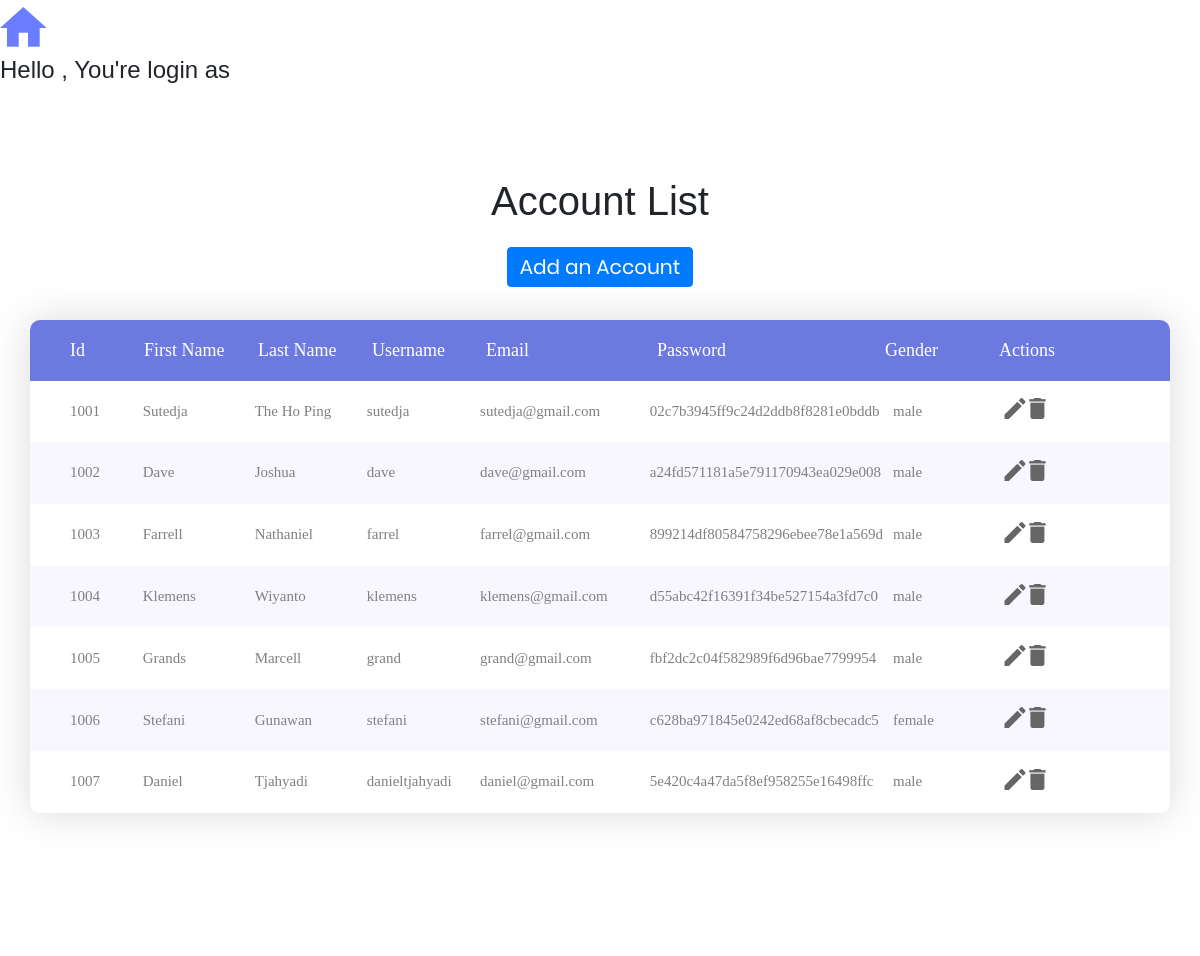
The page /list_account_details.php on the database its author committed.
### tables this page shows
CREATE TABLE `user` (
  `id` int(100) NOT NULL,
  `first_name` varchar(100) NOT NULL,
  `last_name` varchar(100) NOT NULL,
  `username` varchar(20) NOT NULL,
  `password` varchar(100) NOT NULL,
  `gender` varchar(7) NOT NULL,
  `email` varchar(100) NOT NULL,
  `roles` varchar(15) NOT NULL
);

### list_account_details.php (the view, shortened to what this page needs)
<?php
$db = new dbObj();
$connString =  $db->getConnstring();
$sess_roles = $_SESSION['roles'];
$sess_username  =$_SESSION['username'];
$id = $_SESSION['id'];
$query = "SELECT * FROM user";
$result = mysqli_query($connString, $query);
?>
<!DOCTYPE html>
<html lang="en">
<head>
	<link rel="stylesheet" type="text/css" href="vendor/bootstrap/css/bootstrap.min.css">
	<link rel="stylesheet" type="text/css" href="fonts/font-awesome-4.7.0/css/font-awesome.min.css">
	<link rel="stylesheet" type="text/css" href="fonts/iconic/css/material-design-iconic-font.min.css">
	<link rel="stylesheet" type="text/css" href="vendor/animate/animate.css">
	<link rel="stylesheet" type="text/css" href="vendor/css-hamburgers/hamburgers.min.css">
	<link rel="stylesheet" type="text/css" href="vendor/animsition/css/animsition.min.css">
	<link rel="stylesheet" type="text/css" href="vendor/select2/select2.min.css">
	<link rel="stylesheet" type="text/css" href="vendor/daterangepicker/daterangepicker.css">
	<link rel="stylesheet" type="text/css" href="vendor/perfect-scrollbar/perfect-scrollbar.css">
	<link rel="stylesheet" type="text/css" href="css/util.css">
	<link rel="stylesheet" type="text/css" href="css/main.css">
	<link rel="stylesheet" type="text/css" href="css/main_table.css">
</head>
<body>
<?php
    echo "<button><a href='home.php?id=$id'><i class='zmdi zmdi-home zmdi-hc-4x'></i></a></button>
	"?>
	<h4>Hello <?php echo "$sess_username"; ?>, You're login as <?php if ($sess_roles=="su"){
                        }?></h4>
	<div class="mt-5">
		<div class="container-fluid">
			<div class="row">
				?><br><br>
			</div>
			<div class="row">
				<div class="col-lg-12 text-center">
					<h1>Account List</h1>
				</div>
			</div>
			<div class="row">
				<div class="col-lg-12 text-center">
					<br>
					<button type="button" class="btn btn-primary"><a href="add_account_member.php"><h5 style="color:white">Add an Account</h5></a></button>
				</div>
			</div>
			<div class="row">
					<div class="container-table100">
						<div class="wrap-table100">
							<div class="table100 ver1 m-b-110">
								<div class="table100-head">
									<table>
										<thead>
											<tr class="row-100 head">
												<th class="cell100 column1">Id</th>
												<th class="cell100 column2">First Name</th>
												<th class="cell100 column3">Last Name</th>
												<th class="cell100 column4">Username</th>
												<th class="cell100 column5">Email</th>
												<th class="cell100 column6">Password</th>
												<th class="cell100 column7">Gender</th>
												<th class="cell100 column8">Actions</th>
											</tr>
										</thead>
									</table>
								</div>
								<div class="table100-body js-pscroll">
									<table>
										<tbody>
											<?php
											while ($row = mysqli_fetch_array($result)){
												$id_account = $row['id'];
												$first_name = $row['first_name'];
												$last_name = $row['last_name'];
												$username = $row['username'];
												$email = $row['email'];
												$password = $row['password'];
												$gender = $row['gender'];
												echo "
												<tr class='row100 body'>
													<td class='cell100 column1'>$id_account</td>
													<td class='cell100 column2'>$first_name</td>
													<td class='cell100 column3'>$last_name</td>
													<td class='cell100 column4'>$username</td>
													<td class='cell100 column5'>$email</td>
													<td class='cell100 column6'>$password</td>
													<td class='cell100 column7'>$gender</td>
													<td class='cell100 column8'>
													<button><a href='edit_profile_list_member.php?id=$id_account'><i class='zmdi zmdi-edit zmdi-hc-2x'></i></a></button>
													<button><a href='delete_account_member.php?id=$id_account'><i class='zmdi zmdi-delete zmdi-hc-2x'></i></a></button>
													</td>
												</tr>
											";
											} ?>
										</tbody>
									</table>
								</div>
							</div>
						</div>
					</div>
			</div>
		</div>
	</div>
</body>
</html>

### css/main.css (style rules this page uses)
* { margin: 0px; padding: 0px; box-sizing: border-box; }
body, html { height: 100%; font-family: Poppins-Regular, sans-serif; }
a { font-family: Poppins-Regular; font-size: 14px; line-height: 1.7; color: #666666; margin: 0px; transition: all 0.4s; -webkit-transition: all 0.4s; -o-transition: all 0.4s; -moz-transition: all 0.4s; }
h1,h2,h3,h4,h5,h6 { margin: 0px; }
button { outline: none !important; border: none; background: transparent; }

### css/main_table.css (style rules this page uses)
* { margin: 0px; padding: 0px; box-sizing: border-box; }
body, html { height: 100%; font-family: sans-serif; }
a { margin: 0px; transition: all 0.4s; -webkit-transition: all 0.4s; -o-transition: all 0.4s; -moz-transition: all 0.4s; }
h1,h2,h3,h4,h5,h6 { margin: 0px; }
button { outline: none !important; border: none; background: transparent; }
.js-pscroll { position: relative; overflow: hidden; }
.container-table100 { width: 100%; min-height: 50vh; background: #fff; display: -webkit-box; display: -webkit-flex; display: -moz-box; display: -ms-flexbox; display: flex; align-items: center; justify-content: center; flex-wrap: wrap; padding: 33px 30px; }
.wrap-table100 { width: 1280px; }
.table100 { background-color: #fff; }
table { width: 100%; }
th, td { font-weight: unset; padding-right: 10px; }
.column1 { width: 10%; padding-left: 40px; }
.column2 { width: 10%; }
.column3 { width: 10%; }
.column4 { width: 10%; }
.column5 { width: 15%; }
.column6 { width: 20%; }
.column7 { width: 10%; }
.column8 { width: 15%; }
.table100-head th { padding-top: 18px; padding-bottom: 18px; }
.table100-body td { padding-top: 15px; padding-bottom: 15px; }
.table100 { position: relative; padding-top: 60px; }
.table100-head { position: absolute; width: 100%; top: 0; left: 0; }
.table100-body { max-height: 585px; overflow: auto; }
.table100.ver1 th { font-family: Lato-Bold; font-size: 18px; color: #fff; line-height: 1.4; background-color: #6c7ae0; }
.table100.ver1 td { font-family: Lato-Regular; font-size: 15px; color: #808080; line-height: 1.4; }
.table100.ver1 .table100-body tr:nth-child(even) { background-color: #f8f6ff; }
.table100.ver1 { border-radius: 10px; overflow: hidden; box-shadow: 0 0px 40px 0px rgba(0, 0, 0, 0.15); -moz-box-shadow: 0 0px 40px 0px rgba(0, 0, 0, 0.15); -webkit-box-shadow: 0 0px 40px 0px rgba(0, 0, 0, 0.15); -o-box-shadow: 0 0px 40px 0px rgba(0, 0, 0, 0.15); -ms-box-shadow: 0 0px 40px 0px rgba(0, 0, 0, 0.15); }

### rows shown on the page
user: id "1001", first_name "Sutedja", last_name "The Ho Ping", username "sutedja", email "sutedja@gmail.com", password "02c7b3945ff9c24d2ddb8f8281e0bddb", gender "male"
user: id "1002", first_name "Dave", last_name "Joshua", username "dave", email "dave@gmail.com", password "a24fd571181a5e791170943ea029e008", gender "male"
user: id "1003", first_name "Farrell", last_name "Nathaniel", username "farrel", email "farrel@gmail.com", password "899214df80584758296ebee78e1a569d", gender "male"
user: id "1004", first_name "Klemens", last_name "Wiyanto", username "klemens", email "klemens@gmail.com", password "d55abc42f16391f34be527154a3fd7c0", gender "male"
user: id "1005", first_name "Grands", last_name "Marcell", username "grand", email "grand@gmail.com", password "fbf2dc2c04f582989f6d96bae7799954", gender "male"
user: id "1006", first_name "Stefani", last_name "Gunawan", username "stefani", email "stefani@gmail.com", password "c628ba971845e0242ed68af8cbecadc5", gender "female"
user: id "1007", first_name "Daniel", last_name "Tjahyadi", username "danieltjahyadi", email "daniel@gmail.com", password "5e420c4a47da5f8ef958255e16498ffc", gender "male"
